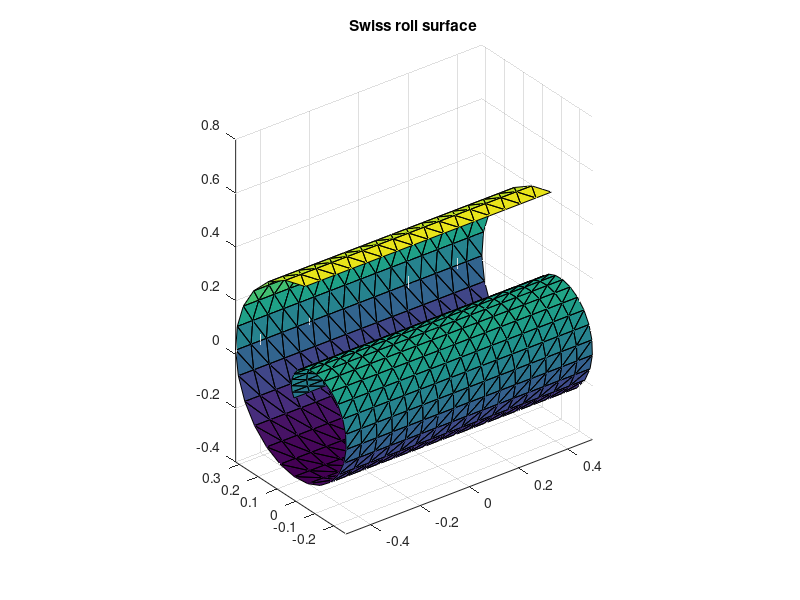

This chart was generated by the following MATLAB code: (Note: this script raises an error after producing the figure.)
% A. M. Bronstein, M. M. Bronstein, R. Kimmel, Numerical geometry of
% non-rigid shapes, Springer, 2008
%
% http://tosca.cs.technion.ac.il/book
%
% TUTORIAL
% Demonstration of multidimensional scaling using SMACOF algorithm
%
% This tutorial is based on MDS RRE code, distributed as part of 
% TOSCA = Toolbox for Surface Comparison and Analysis
% Web: http://tosca.cs.technion.ac.il
%
% (C) Copyright Michael Bronstein, 2008
% All rights reserved.

% load and display Swiss roll dataset
load swissroll

figure(1), trisurf(swiss.TRIV,swiss.X,swiss.Y,swiss.Z); axis image;
title('Swiss roll surface');
drawnow

% embed using SMACOF
disp('Embedding the intrinsic geometry of the Swiss roll swiss into R^3 using SMACOF (no acceleration)...')
options.X0 = [swiss.X,swiss.Y,swiss.Z];
options.method = 'smacof';
options.xhistory = 'on';
options.iter = 50;
[X_smacof,hist_smacof] = mds(swiss.D,options);


pause

% show result at each iteration
for k = 1:length(hist_smacof.time),
    figure(2), trisurf(swiss.TRIV,hist_smacof.X{k}(:,1),hist_smacof.X{k}(:,2),hist_smacof.X{k}(:,3)); axis image;
    title(sprintf('Iteration %d, Stress=%g',k,hist_smacof.s(k)));
    drawnow 
    pause(0.25);
end


pause

% plot convergence
figure(3), semilogy(cumsum(hist_smacof.time),hist_smacof.s,'k');
xlabel('CPU time (sec)'); ylabel('stress');
title('Convergence speed');
